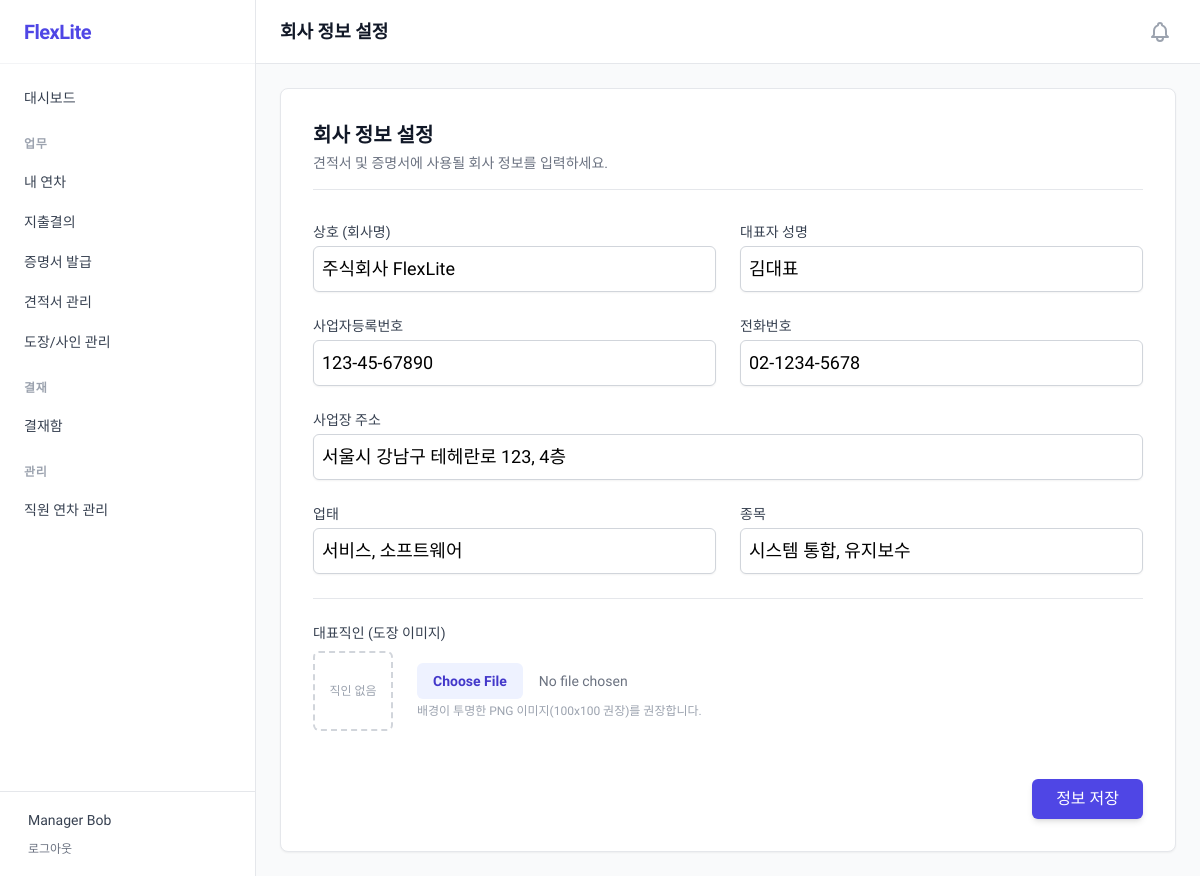
The page /settings/company (signed in) on the database its author committed.
### app/models/user.py (models this page shows, shortened)
class User(UserMixin, db.Model):
    __tablename__ = 'users'
    id = db.Column(db.Integer, primary_key=True)
    email = db.Column(db.String(120), unique=True, nullable=False)
    password_hash = db.Column(db.String(255), nullable=False)
    name = db.Column(db.String(100), nullable=False)
    role = db.Column(db.Enum(UserRole), default=UserRole.EMPLOYEE)
    team_id = db.Column(db.Integer, db.ForeignKey('teams.id'), nullable=True)
    join_date = db.Column(db.Date, nullable=True)
    card_number = db.Column(db.String(20), nullable=True) # Corporate Card Number
    created_at = db.Column(db.DateTime, default=datetime.utcnow)
    team = db.relationship('Team', foreign_keys=[team_id], backref='members')
    signature = db.relationship('UserSignature', uselist=False, backref='user')

### app/models/company.py (models this page shows)
class CompanyInfo(db.Model):
    __tablename__ = 'company_info'
    id = db.Column(db.Integer, primary_key=True)
    company_name = db.Column(db.String(100), nullable=False)
    owner_name = db.Column(db.String(50))
    registration_number = db.Column(db.String(20))
    address = db.Column(db.String(200))
    business_type = db.Column(db.String(50)) # 업태
    business_item = db.Column(db.String(50)) # 종목
    phone = db.Column(db.String(20))
    email = db.Column(db.String(100))
    stamp_path = db.Column(db.String(200)) # 대표직인 이미지 경로

### app/routes/settings.py (the view, shortened to what this page needs)
@bp.route('/company', methods=['GET', 'POST'])
@login_required
def company():
    if current_user.role not in ['ADMIN', 'MANAGER']: # Allow Manager? User said "Admin only" for access control before. Let's stick to base.html logic (Admin/Manager link) but strict Admin check here?
        if current_user.role != 'ADMIN':
             flash('권한이 없습니다.', 'error')
             return redirect(url_for('settings.index'))
    company = CompanyInfo.query.first()
    if not company:
        company = CompanyInfo() # Empty for form
    return render_template('settings/company.html', company=company)

### app/templates/settings/company.html
{% extends "base.html" %}
{% block header_title %}회사 정보 설정{% endblock %}
{% block content %}
<div class="max-w-4xl bg-white shadow-sm rounded-lg border border-gray-200 p-8">
    <div class="mb-8 border-b pb-4">
        <h2 class="text-xl font-bold text-gray-900">회사 정보 설정</h2>
        <p class="mt-1 text-sm text-gray-500">견적서 및 증명서에 사용될 회사 정보를 입력하세요.</p>
    </div>
    <form method="POST" action="{{ url_for('settings.company') }}" enctype="multipart/form-data" class="space-y-6">
        <div class="grid grid-cols-1 md:grid-cols-2 gap-6">
            <div>
                <label class="block text-sm font-medium text-gray-700">상호 (회사명)</label>
                <input type="text" name="company_name" value="{{ company.company_name or '' }}"
                    class="mt-1 w-full border-gray-300 rounded-md shadow-sm border p-2 text-lg">
            </div>
            <div>
                <label class="block text-sm font-medium text-gray-700">대표자 성명</label>
                <input type="text" name="owner_name" value="{{ company.owner_name or '' }}"
                    class="mt-1 w-full border-gray-300 rounded-md shadow-sm border p-2 text-lg">
            </div>
            <div>
                <label class="block text-sm font-medium text-gray-700">사업자등록번호</label>
                <input type="text" name="registration_number" value="{{ company.registration_number or '' }}"
                    class="mt-1 w-full border-gray-300 rounded-md shadow-sm border p-2 text-lg">
            </div>
            <div>
                <label class="block text-sm font-medium text-gray-700">전화번호</label>
                <input type="text" name="phone" value="{{ company.phone or '' }}"
                    class="mt-1 w-full border-gray-300 rounded-md shadow-sm border p-2 text-lg">
            </div>
            <div class="md:col-span-2">
                <label class="block text-sm font-medium text-gray-700">사업장 주소</label>
                <input type="text" name="address" value="{{ company.address or '' }}"
                    class="mt-1 w-full border-gray-300 rounded-md shadow-sm border p-2 text-lg">
            </div>
            <div>
                <label class="block text-sm font-medium text-gray-700">업태</label>
                <input type="text" name="business_type" value="{{ company.business_type or '' }}"
                    class="mt-1 w-full border-gray-300 rounded-md shadow-sm border p-2 text-lg">
            </div>
            <div>
                <label class="block text-sm font-medium text-gray-700">종목</label>
                <input type="text" name="business_item" value="{{ company.business_item or '' }}"
                    class="mt-1 w-full border-gray-300 rounded-md shadow-sm border p-2 text-lg">
            </div>
            <div class="md:col-span-2 border-t pt-6">
                <label class="block text-sm font-medium text-gray-700 mb-2">대표직인 (도장 이미지)</label>
                <div class="flex items-center space-x-6">
                    <div class="shrink-0">
                        {% if company.stamp_path %}
                        <img class="h-20 w-20 object-contain border rounded-md p-1 bg-gray-50"
                            src="{{ url_for('main.uploaded_file', filename=company.stamp_path) }}" alt="Company Seal" />
                        {% else %}
                        <div
                            class="h-20 w-20 border-2 border-dashed border-gray-300 rounded-md flex items-center justify-center text-gray-400 text-xs text-center p-2">
                            직인 없음
                        </div>
                        {% endif %}
                    </div>
                    <div class="flex-1">
                        <input type="file" name="stamp_file" accept="image/*" class="block w-full text-sm text-gray-500
                            file:mr-4 file:py-2 file:px-4
                            file:rounded-md file:border-0
                            file:text-sm file:font-semibold
                            file:bg-indigo-50 file:text-indigo-700
                            hover:file:bg-indigo-100">
                        <p class="mt-1 text-xs text-gray-400">배경이 투명한 PNG 이미지(100x100 권장)를 권장합니다.</p>
                    </div>
                </div>
            </div>
        </div>
        <div class="pt-6 flex justify-end">
            <button type="submit"
                class="bg-indigo-600 text-white px-6 py-2 rounded-md hover:bg-indigo-700 shadow-md transition-colors">
                정보 저장
            </button>
        </div>
    </form>
</div>
{% endblock %}

### app/templates/base.html (shortened to what this page needs)
<!DOCTYPE html>
<html lang="ko">
<head>
    <script src="https://cdn.tailwindcss.com"></script>
</head>
<body class="h-screen flex overflow-hidden">
    {% if current_user.is_authenticated %}
    <aside class="w-64 bg-white border-r border-gray-200 flex-shrink-0 flex flex-col print:hidden">
        <div class="h-16 flex items-center px-6 border-b border-gray-100">
            <span class="text-xl font-bold tracking-tight text-indigo-600">FlexLite</span>
        </div>
        <nav class="flex-1 px-3 py-4 space-y-1 overflow-y-auto">
            <a href="{{ url_for('main.dashboard') }}"
                class="group flex items-center px-3 py-2 text-sm font-medium rounded-md text-gray-700 hover:bg-gray-50 hover:text-gray-900 {{ 'sidebar-item-active' if request.endpoint == 'main.dashboard' }}">
                <span class="flex-1">대시보드</span>
            </a>
            <div class="pt-4 pb-2">
                <p class="px-3 text-xs font-semibold text-gray-400 uppercase tracking-wider">업무</p>
            </div>
            <a href="{{ url_for('leave.index') }}"
                class="group flex items-center px-3 py-2 text-sm font-medium rounded-md text-gray-700 hover:bg-gray-50 hover:text-gray-900 {{ 'sidebar-item-active' if 'leave' in request.endpoint }}">
                <span class="flex-1">내 연차</span>
            </a>
            <a href="{{ url_for('expense.index') }}"
                class="group flex items-center px-3 py-2 text-sm font-medium rounded-md text-gray-700 hover:bg-gray-50 hover:text-gray-900 {{ 'sidebar-item-active' if 'expense' in request.endpoint }}">
                <span class="flex-1">지출결의</span>
            </a>
            <a href="{{ url_for('certificate.list') }}"
                class="group flex items-center px-3 py-2 text-sm font-medium rounded-md text-gray-700 hover:bg-gray-50 hover:text-gray-900 {{ 'sidebar-item-active' if 'certificate' in request.endpoint }}">
                <span class="flex-1">증명서 발급</span>
            </a>
            <a href="{{ url_for('quote.index') }}"
                class="group flex items-center px-3 py-2 text-sm font-medium rounded-md text-gray-700 hover:bg-gray-50 hover:text-gray-900 {{ 'sidebar-item-active' if 'quote' in request.endpoint }}">
                <span class="flex-1">견적서 관리</span>
            </a>
            <a href="{{ url_for('stamp.index') }}"
                class="group flex items-center px-3 py-2 text-sm font-medium rounded-md text-gray-700 hover:bg-gray-50 hover:text-gray-900 {{ 'sidebar-item-active' if 'stamp' in request.endpoint }}">
                <span class="flex-1">도장/사인 관리</span>
            </a>
            <div class="pt-4 pb-2">
                <p class="px-3 text-xs font-semibold text-gray-400 uppercase tracking-wider">결재</p>
            </div>
            {% if current_user.role in ['ADMIN', 'MANAGER'] %}
            <a href="{{ url_for('approval.inbox') }}"
                class="group flex items-center px-3 py-2 text-sm font-medium rounded-md text-gray-700 hover:bg-gray-50 hover:text-gray-900 {{ 'sidebar-item-active' if 'approval' in request.endpoint }}">
                <span class="flex-1">결재함</span>
            </a>
            {% endif %}
            <div class="pt-4 pb-2">
                <p class="px-3 text-xs font-semibold text-gray-400 uppercase tracking-wider">관리</p>
            </div>
            {% if current_user.role in ['ADMIN', 'MANAGER'] %}
            <a href="{{ url_for('leave.manage') }}"
                class="group flex items-center px-3 py-2 text-sm font-medium rounded-md text-gray-700 hover:bg-gray-50 hover:text-gray-900 {{ 'sidebar-item-active' if 'leave.manage' == request.endpoint }}">
                <span class="flex-1">직원 연차 관리</span>
            </a>
            {% endif %}
        </nav>
        <div class="p-4 border-t border-gray-200">
            <div class="flex items-center">
                <div class="ml-3">
                    <a href="{{ url_for('settings.index') }}"
                        class="text-sm font-medium text-gray-700 hover:text-indigo-600 hover:underline">
                        {{ current_user.name }}
                    </a>
                    <div class="mt-1">
                        <a href="{{ url_for('auth.logout') }}"
                            class="text-xs font-medium text-gray-500 hover:text-gray-700">로그아웃</a>
                    </div>
                </div>
            </div>
        </div>
    </aside>
    {% endif %}
    <main class="flex-1 flex flex-col overflow-hidden bg-gray-50 print:bg-white print:overflow-visible">
        {% if current_user.is_authenticated %}
        <header class="h-16 bg-white border-b border-gray-200 flex items-center justify-between px-6 print:hidden">
            <h1 class="text-lg font-semibold text-gray-900">
                {% block header_title %}Dashboard{% endblock %}
            </h1>
            <div class="flex items-center space-x-4">
                <a href="{{ url_for('approval.inbox') }}"
                    class="p-1 rounded-full text-gray-400 hover:text-gray-500 relative">
                </a>
            </div>
        </header>
        {% endif %}
        <div class="flex-1 overflow-auto p-6 print:p-0 print:overflow-visible print:h-auto">
            {% block content %}{% endblock %}
        </div>
    </main>
</body>
</html>

### app/templates/base.html (style rules this page uses)
body { font-family: 'Pretendard', sans-serif; background-color: #f3f4f6; }

### rows shown on the page
User: name "Manager Bob"
CompanyInfo: company_name "주식회사 FlexLite", owner_name "김대표", registration_number "123-45-67890", phone "02-1234-5678", address "서울시 강남구 테헤란로 123, 4층", business_type "서비스, 소프트웨어", business_item "시스템 통합, 유지보수"
